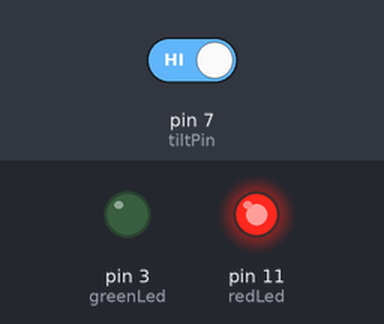
Simulated run of this sketch. Board: Arduino Uno, built with avr-gcc and run on an emulated ATmega328P. Shown: output pins drawn as LEDs (lit = HIGH). The test bench sets the inputs (shaded band); at power-on: pin 7 (tiltPin) HIGH.

Above: at 2.8 s.
2.9 s: pin 7 (tiltPin) driven LOW
At 4.1 s:
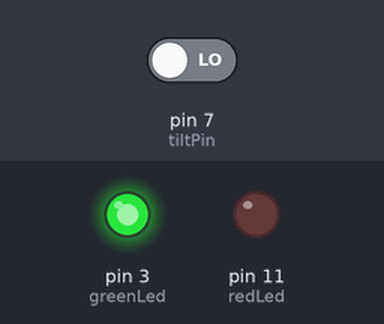
5.0 s: pin 7 (tiltPin) driven HIGH
At 6.8 s:
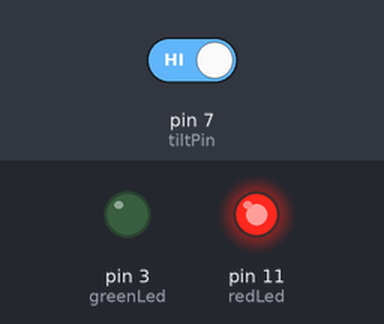
Timing chart, 0 to 8.3 s (numbered marks = the images above; inputs shaded):
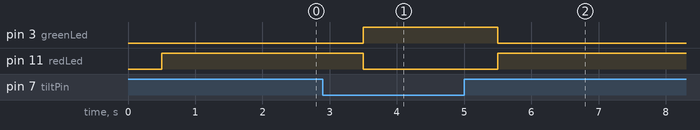

Measured:
- after the input at 2.9 s, pin 3 (greenLed): LOW → HIGH after 0.60 s; pin 11 (redLed): HIGH → LOW after 0.60 s
- after the input at 5.0 s, pin 3 (greenLed): HIGH → LOW after 0.50 s; pin 11 (redLed): LOW → HIGH after 0.50 s

The sketch:

Tilt_Switches.ino
```cpp
/*
 * Tilt Switches are used mostly for orientation
 * It contains a ball in its circuitry
 * When upright, the switch is closed and when tilted or oriented otherwise, the switch is open
 * Cons: Vibrations should be taken into consideration because ball wont be stable and will have unpredictable motion
 */

int tiltPin =7;
int tiltVal;
int dt = 500;
int greenLed = 3;
int redLed = 11;

void setup() {
  // put your setup code here, to run once:
Serial.begin(9600);
pinMode(tiltPin, INPUT);
digitalWrite(tiltPin, HIGH);
pinMode(greenLed, OUTPUT);
pinMode(redLed, OUTPUT);

}

void loop() {
  // put your main code here, to run repeatedly:

  tiltVal = digitalRead(tiltPin);
 // Serial.println(tiltVal);
  delay(dt);

  if(tiltVal == 0){
    digitalWrite(greenLed, HIGH);
    digitalWrite(redLed, LOW);
    delay (dt);
  }

else{
  digitalWrite(redLed, HIGH);
  digitalWrite(greenLed, LOW);
  delay(dt);
}
}
```
